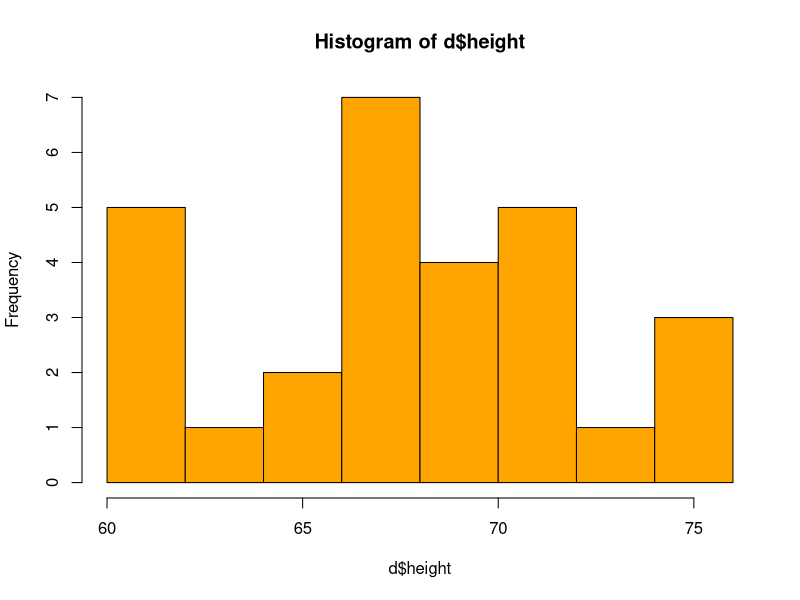
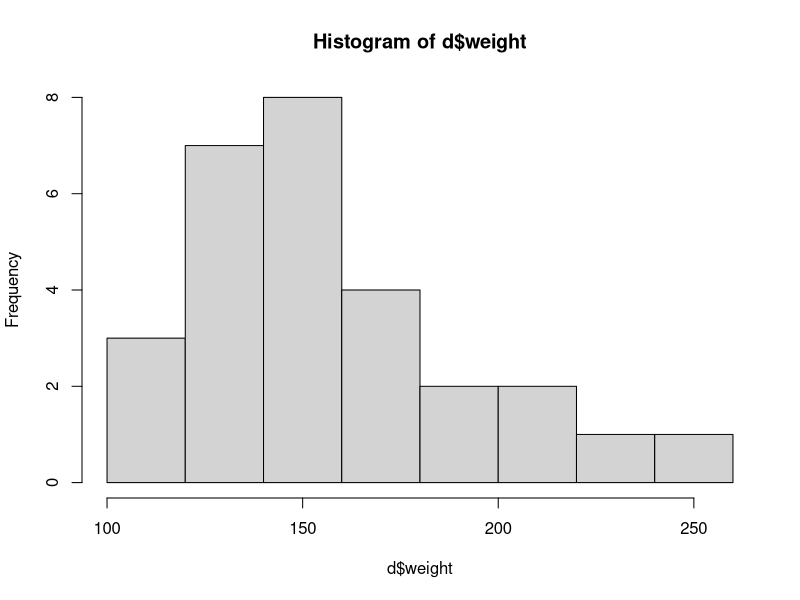
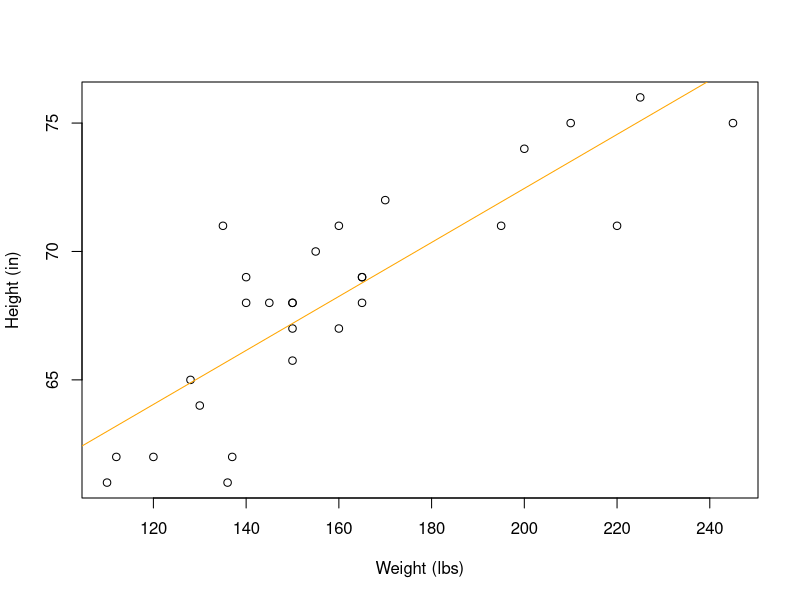
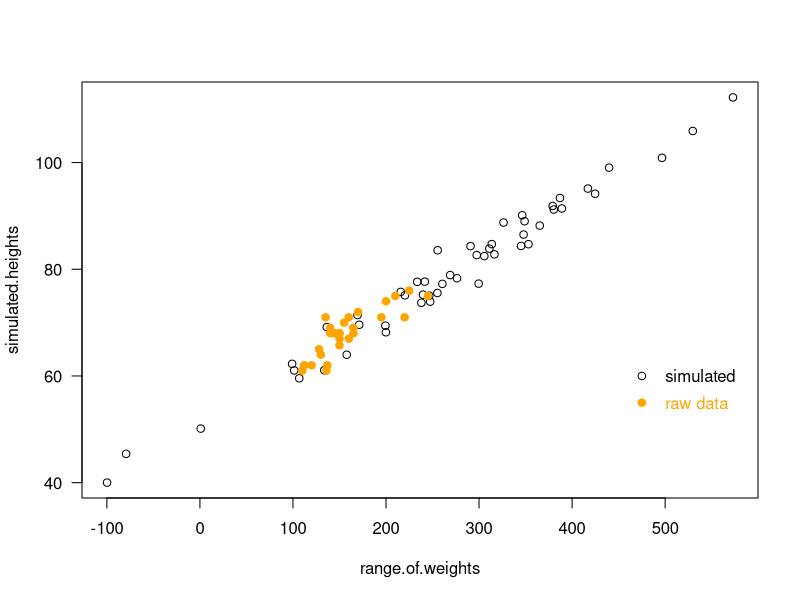
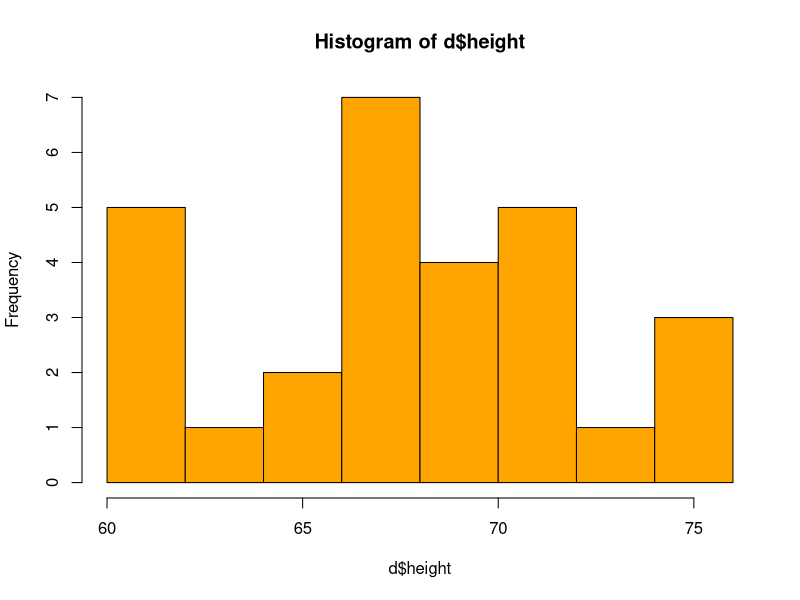
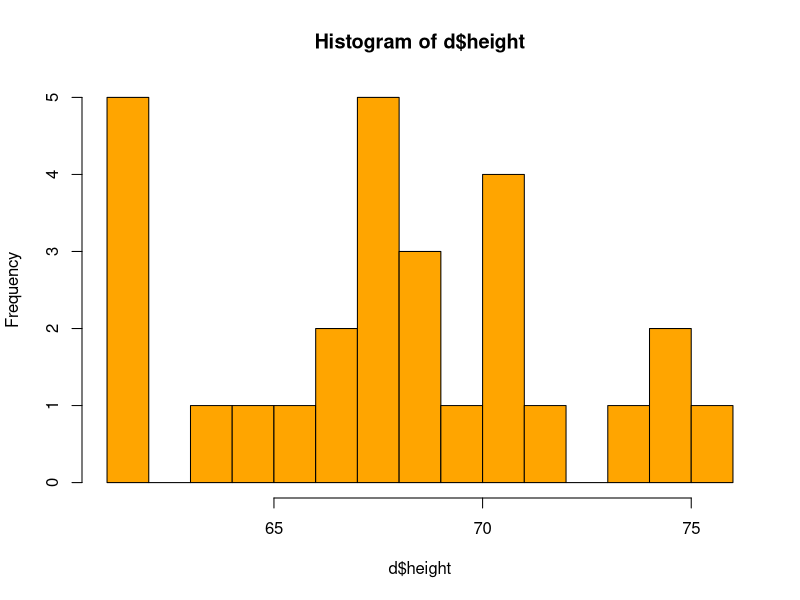
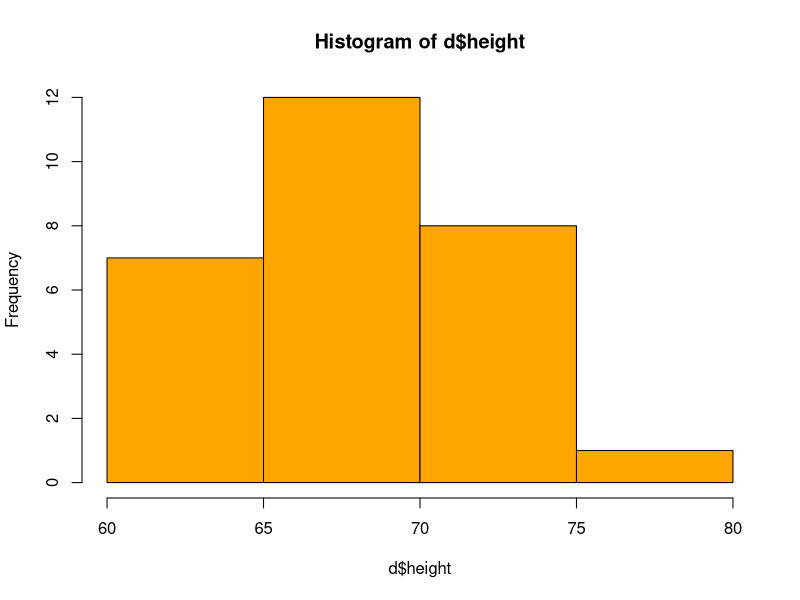
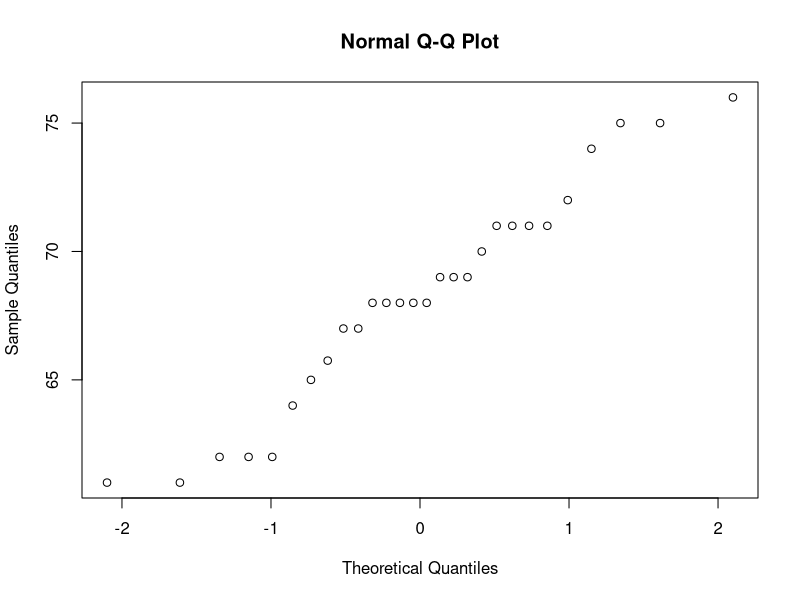

Write R code to recreate these figures, in order.
# EBIO 338/538 Analysis & Visualization of Biological Data
# Class 10: Simple linear regression

# Remove all objects from your environment
rm(list=ls())

# Load the height and weight data and examine it's structure

d <- read.csv(file="class_10_height_weight_data.csv")
str(d)
head(d)

# Examine the distribution of heights
hist(d$height, col="orange")

# Examine the distribution of weights
hist(d$weight)

# We will use the function lm() to conduct simple linear regression
?lm

# Model average population height as a constant
model <- lm(d$height ~ 1)
summary(model)

# Examine model estimate and residual standard error  
mean(d$height)
sd(d$height)

# Use a scatterplot to examine the relationship between height and weight
plot(d$height ~ d$weight, ylab="Height (in)", xlab="Weight (lbs)")

# Run a simple linear regression of weight as a function of height
model <- lm(d$height ~ d$weight)

# Examine a summary of the model
summary(model)

# Extract the estimates, which provide the intercept and slope for the regression line
coef(model)
# Add the line of best fit to the plot
abline(coef(model)[1], coef(model)[2], col="orange")

# Calculate the coefficient of determination (R-squared) or proportion of variance explained by model
# R-squared = 1 - Sum of squares of residuals / total sum of squares
1 - (sum(resid(model)^2)/sum((d$height - mean(d$height))^2))


# Predicting out of sample
# Create a new sample of weights
range.of.weights <- rnorm(50, mean = 300, sd = 150)

# Compare the range of the new sample to the range of the original sample
range(range.of.weights)
range(d$weight)

# Use the estimates from the regression model to create simulated height data for the range of weights
alpha.estimate <- 51.32838
beta.estimate <- 0.10514
sigma.estimate <- 2.317

simulated.heights <- rnorm(length(range.of.weights),
                           mean = alpha.estimate + beta.estimate * range.of.weights,
                           sd = sigma.estimate)


# Plot the simulated data
plot(simulated.heights ~ range.of.weights, las=1)
# Overlay the original data on top of the simulated data
points(d$height ~ d$weight, col="orange", pch=19)

# Add a custom legend
text(500,60, "simulated", adj=0)
text(500,55, "raw data", col="orange", adj=0)
points(475, 60)
points(475, 55, col="orange", pch=19)


# Tests of normality for outcome (i.e. dependent) variable
?shapiro.test
shapiro.test(rnorm(100, mean = 5, sd = 3))
shapiro.test(runif(100, min = 2, max = 4))

shapiro.test(d$height)

# Plot histogram again and play with breaks
hist(d$height, col="orange")
hist(d$height, col="orange", breaks=15)
hist(d$height, col="orange", breaks=5)

# Use a qqplot to examine outcome (i.e. dependent) variable for normality
qqnorm(d$height)

# Tests of normality for error terms
shapiro.test(resid(model))

# Examine residuals of model for normality
?resid
resid(model)
hist(resid(model), col="orange")
hist(resid(model), col="orange", breaks=10)
hist(resid(model), col="orange", breaks=3)
hist(resid(model), col="orange", breaks=20)

# Use a qqplot to examine outcome errors for normality
qqnorm(resid(model))
qqline(resid(model))

# Plot residuals versus predicted values
plot(resid(model) ~ predict(model), col="orange", pch=19)

model2 <- lm(resid(model) ~ predict(model))
summary(model2)
abline(model2)
